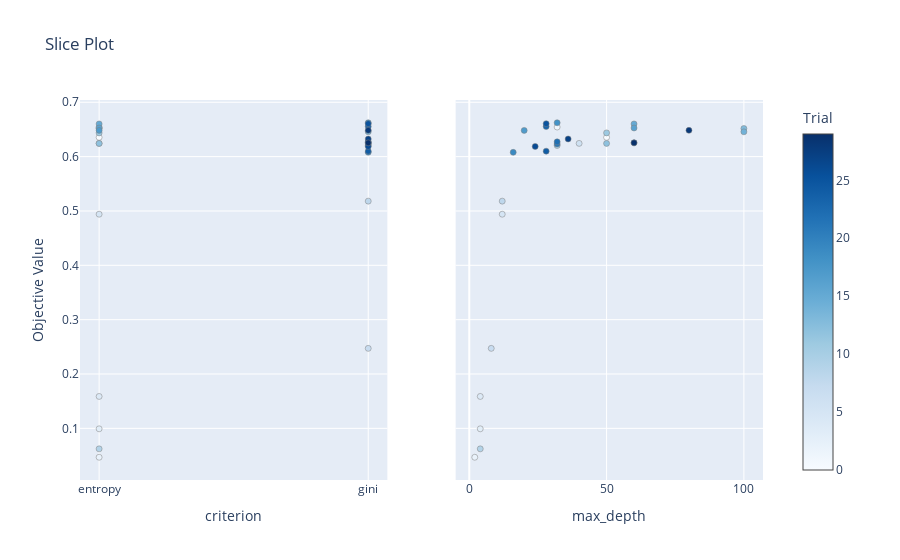

Here is the notebook cell this chart was saved with:
### Code cell
# plot the parameter relationship concerning performance
optuna.visualization.plot_slice(study)

### Figure 1 — Plotly figure (JSON) as saved in the notebook; plotly's stock layout.template omitted (floating-point values rounded to 4 significant figures)
{"data": [{"marker": {"color": [0, 1, 2, 3, 4, 5, 6, 7, 8, 9, 10, 11, 12, 13, 14, 15, 16, 17, 18, 19, 20, 21, 22, 23, 24, 25, 26, 27, 28, 29], "colorbar": {"title": {"text": "Trial"}, "x": 1, "xpad": 40}, "colorscale": [[0, "rgb(247,251,255)"], [0.125, "rgb(222,235,247)"], [0.25, "rgb(198,219,239)"], [0.375, "rgb(158,202,225)"], [0.5, "rgb(107,174,214)"], [0.625, "rgb(66,146,198)"], [0.75, "rgb(33,113,181)"], [0.875, "rgb(8,81,156)"], [1, "rgb(8,48,107)"]], "line": {"color": "Grey", "width": 0.5}, "showscale": true}, "mode": "markers", "showlegend": false, "type": "scatter", "x": ["entropy", "entropy", "entropy", "entropy", "entropy", "entropy", "entropy", "gini", "gini", "entropy", "gini", "entropy", "entropy", "entropy", "gini", "entropy", "entropy", "entropy", "gini", "gini", "gini", "gini", "gini", "gini", "gini", "gini", "gini", "gini", "gini", "gini"], "xaxis": "x", "y": [0.6355, 0.6544, 0.04685, 0.09917, 0.1587, 0.494, 0.6243, 0.2472, 0.5181, 0.06231, 0.6204, 0.6437, 0.6243, 0.6517, 0.6457, 0.6601, 0.6527, 0.6482, 0.6623, 0.6079, 0.6254, 0.6232, 0.6272, 0.6554, 0.61, 0.6606, 0.6187, 0.6325, 0.6484, 0.6253], "yaxis": "y"}, {"marker": {"color": [0, 1, 2, 3, 4, 5, 6, 7, 8, 9, 10, 11, 12, 13, 14, 15, 16, 17, 18, 19, 20, 21, 22, 23, 24, 25, 26, 27, 28, 29], "colorbar": {"title": {"text": "Trial"}, "x": 1, "xpad": 40}, "colorscale": [[0, "rgb(247,251,255)"], [0.125, "rgb(222,235,247)"], [0.25, "rgb(198,219,239)"], [0.375, "rgb(158,202,225)"], [0.5, "rgb(107,174,214)"], [0.625, "rgb(66,146,198)"], [0.75, "rgb(33,113,181)"], [0.875, "rgb(8,81,156)"], [1, "rgb(8,48,107)"]], "line": {"color": "Grey", "width": 0.5}, "showscale": false}, "mode": "markers", "showlegend": false, "type": "scatter", "x": [50, 32, 2, 4, 4, 12, 40, 8, 12, 4, 32, 50, 50, 100, 100, 60, 60, 20, 32, 16, 60, 32, 32, 28, 28, 28, 24, 36, 80, 60], "xaxis": "x2", "y": [0.6355, 0.6544, 0.04685, 0.09917, 0.1587, 0.494, 0.6243, 0.2472, 0.5181, 0.06231, 0.6204, 0.6437, 0.6243, 0.6517, 0.6457, 0.6601, 0.6527, 0.6482, 0.6623, 0.6079, 0.6254, 0.6232, 0.6272, 0.6554, 0.61, 0.6606, 0.6187, 0.6325, 0.6484, 0.6253], "yaxis": "y2"}], "layout": {"title": {"text": "Slice Plot"}, "xaxis": {"anchor": "y", "domain": [0, 0.45], "title": {"text": "criterion"}}, "xaxis2": {"anchor": "y2", "domain": [0.55, 1], "title": {"text": "max_depth"}}, "yaxis": {"anchor": "x", "domain": [0, 1], "title": {"text": "Objective Value"}}, "yaxis2": {"anchor": "x2", "domain": [0, 1], "matches": "y", "showticklabels": false}}}
